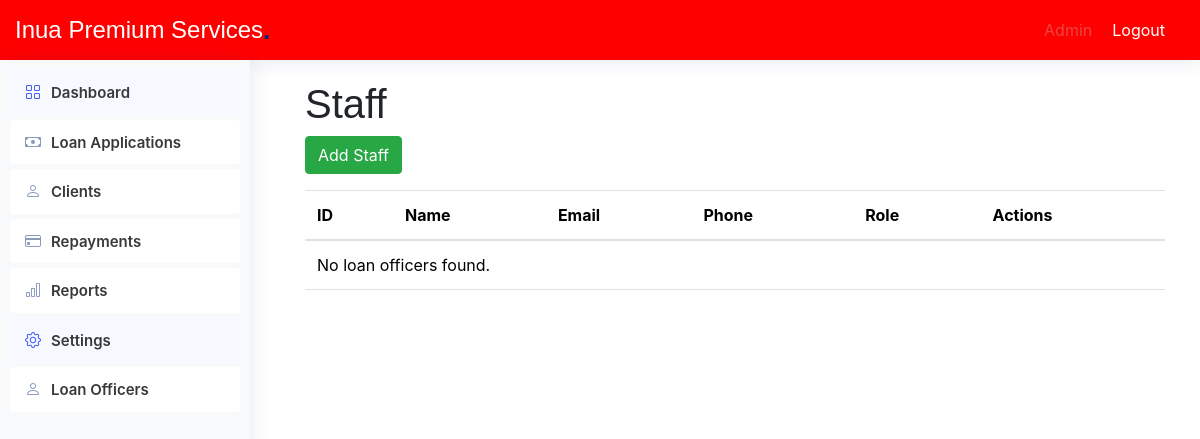
Before: /admin/staff.php with the older database file.
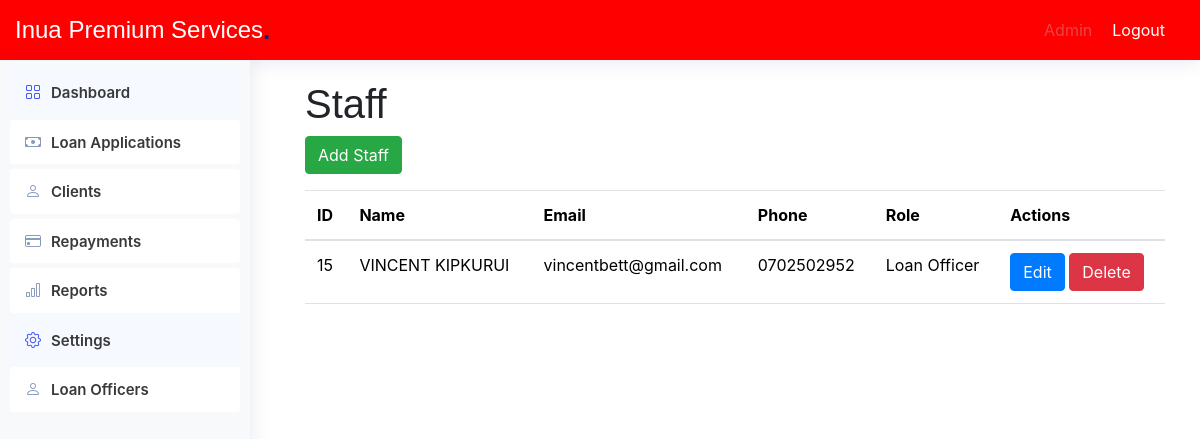
After: the same page with the newer database file.
### tables this page shows
CREATE TABLE `navigation_items` (
  `id` int(11) NOT NULL,
  `title` varchar(100) NOT NULL,
  `url` varchar(200) NOT NULL,
  `icon` varchar(50) DEFAULT NULL,
  `parent_id` int(11) DEFAULT NULL
);

CREATE TABLE `users` (
  `id` int(11) NOT NULL,
  `name` varchar(100) NOT NULL,
  `email` varchar(100) NOT NULL,
  `phone` varchar(10) NOT NULL,
  `password` varchar(255) NOT NULL,
  `is_active` varchar(30) NOT NULL DEFAULT 'inactive',
  `role_id` varchar(11) NOT NULL,
  `area` varchar(11) NOT NULL
);

CREATE TABLE `roles` (
  `id` int(11) NOT NULL,
  `name` varchar(100) NOT NULL
);

### includes/functions.php (called while the page is built, shortened)
<?php
function db_connect() {
    $host = 'localhost';
    $db = 'microfinance';
    $user = 'root';
    $pass = '';
    try {
        return new PDO("mysql:host=$host;dbname=$db", $user, $pass, [
            PDO::ATTR_ERRMODE => PDO::ERRMODE_EXCEPTION,
            PDO::ATTR_DEFAULT_FETCH_MODE => PDO::FETCH_ASSOC,
        ]);
    } catch (PDOException $e) {
        die('Connection failed: ' . $e->getMessage());
    }
}
function getUserRole($userId) {
    $conn = db_connect();
    $stmt = $conn->prepare("SELECT role_id FROM users WHERE id = ?");
    $stmt->execute([$userId]);
    return $stmt->fetchColumn();
}
function getLoanOfficers() {
    include 'db.php';
    $sql = "SELECT * FROM users WHERE role_id = 2";
    $result = $conn->query($sql);
    $loanOfficers = [];
    if ($result->num_rows > 0) {
        while ($row = $result->fetch_assoc()) {
            $loanOfficers[] = $row;
        }
    }
    return $loanOfficers;
}
function getRole($id) {
    $conn = db_connect();
    $stmt = $conn->prepare("SELECT * FROM roles WHERE id = ?");
    $stmt->execute([$id]);
    return $stmt->fetch();
}
function getNavigationItems($roleId) {
    try {
        $conn = db_connect();
        $stmt = $conn->prepare("
            SELECT ni.id, ni.title, ni.url, ni.icon, ni.parent_id
            FROM navigation_items ni
            INNER JOIN navigation_item_roles nir ON ni.id = nir.navigation_item_id
            WHERE nir.role_id = :role_id ORDER BY ni.id ASC
        ");
        $stmt->execute([':role_id' => $roleId]);
        $result = $stmt->fetchAll(PDO::FETCH_ASSOC);
        return $result ?: [];
    } catch (PDOException $e) {
        error_log('Database query error: ' . $e->getMessage());
        return [];
    } finally {
        $conn = null;
    }
}
?>

### admin/staff.php (the view, shortened to what this page needs)
<?php
include_once("../includes/functions.php");
$loanOfficers = getLoanOfficers();
?>
<!DOCTYPE html>
<html lang="en">
<head>
    <link rel="stylesheet" href="https://cdnjs.cloudflare.com/ajax/libs/bootstrap/5.3.3/css/bootstrap.min.css" />
    <link href="assets/vendor/bootstrap/css/bootstrap.min.css" rel="stylesheet">
    <link href="assets/vendor/bootstrap-icons/bootstrap-icons.css" rel="stylesheet">
    <link href="assets/css/style.css" rel="stylesheet">
</head>
<body class="admin-page">
    <?php
    include("includes/header.php");
    include("../includes/sidebar.php");
    ?>
    <main class="main">
        <section id="loan-officers" class="loan-officers section">
            <div class="container">
                <h1>Staff</h1>
                <button class="btn btn-success mb-3" data-bs-toggle="modal" data-bs-target="#addLoanOfficerModal">Add Staff</button>
                <div class="table-container">
                    <table class="table">
                        <thead>
                            <tr>
                                <th>ID</th>
                                <th>Name</th>
                                <th>Email</th>
                                <th>Phone</th>
                                <th>Role</th>
                                <th>Actions</th>
                            </tr>
                        </thead>
                        <tbody>
                            <?php if (!empty($loanOfficers)): ?>
                                <?php foreach ($loanOfficers as $officer): ?>
                                    <tr>
                                        <td><?php echo htmlspecialchars($officer['id']); ?></td>
                                        <td><?php echo htmlspecialchars($officer['name']); ?></td>
                                        <td><?php echo htmlspecialchars($officer['email']); ?></td>
                                        <td><?php echo htmlspecialchars($officer['phone']); ?></td>
                                        <td><?php echo getRole($officer['role_id'])['name'];?></td>
                                        <td>
                                            <a href="edit_loan_officer.php?id=<?php echo htmlspecialchars($officer['id']); ?>" class="btn btn-primary">Edit</a>
                                            <a href="delete_loan_officer.php?id=<?php echo htmlspecialchars($officer['id']); ?>" class="btn btn-danger">Delete</a>
                                        </td>
                                    </tr>
                                <?php endforeach; ?>
                            <?php else: ?>
                                <tr>
                                    <td colspan="6">No loan officers found.</td>
                                </tr>
                            <?php endif; ?>
                        </tbody>
                    </table>
                </div>
            </div>
        </section>
    </main>
</body>
</html>

### admin/includes/header.php (shortened to what this page needs)
<header id="header" class="header" style="background-color:red">
        <div class="container-fluid d-flex align-items-center justify-content-between">
            <a href="index.html" class="logo d-flex align-items-center me-auto me-xl-0">
                <h1 class="sitename">Inua Premium Services</h1><span>.</span>
            </a>
            <nav id="navmenu" class="navmenu">
                <ul>
                    <li><a href="admin.php" class="active">Admin</a></li>
                    <li><a href="index.php?logout=1">Logout</a></li>
                </ul>
            </nav>
        </div>
    </header>

### includes/sidebar.php (shortened to what this page needs)
<?php
$userId = 1;
$roleId = getUserRole($userId);
$navItems = getNavigationItems($roleId);
function renderNavItems($items, $parentId = NULL) {
    $html = '';
    foreach ($items as $item) {
        if ($item['parent_id'] == $parentId) {
            $subItems = array_filter($items, function($i) use ($item) {
                return $i['parent_id'] == $item['id'];
            });
            $hasSubItems = !empty($subItems);
            $html .= '<li class="nav-item">';
            $html .= '<a class="nav-link' . ($hasSubItems ? ' collapsed' : '') . '" href="' . $item['url'] . '"';
            if ($hasSubItems) {
                $html .= ' data-bs-toggle="collapse" data-bs-target="#collapse-' . $item['id'] . '" aria-expanded="false" aria-controls="collapse-' . $item['id'] . '"';
            }
            $html .= '>';
            if ($item['icon']) {
                $html .= '<i class="' . $item['icon'] . '" title="' . $item['title'] . '"></i>';
            }
            $html .= '<span>' . $item['title'] . '</span>';
            $html .= '</a>';
            if ($hasSubItems) {
                $html .= '<ul id="collapse-' . $item['id'] . '" class="collapse list-unstyled">';
                $html .= renderNavItems($items, $item['id']);
                $html .= '</ul>';
            }
            $html .= '</li>';
        }
    }
    return $html;
}
?>
<!DOCTYPE html>
<html lang="en">
<head>
    <link rel="stylesheet" href="../assets/css/bootstrap.min.css">
</head>
<body>
    <aside class="sidebar">
        <ul class="sidebar-nav" id="sidebar-nav">
            <?= renderNavItems($navItems) ?>
        </ul>
    </aside>
</body>
</html>

### admin/assets/css/style.css (style rules this page uses)
:root { scroll-behavior: smooth; }
body { font-family: "Open Sans", sans-serif; background: #f6f9ff; color: #444444; }
a { color: #4154f1; text-decoration: none; }
h1, h2, h3, h4, h5, h6 { font-family: "Nunito", sans-serif; }
.logo { line-height: 1; }
@media (min-width: 1200px) { .logo { width: 280px; } }
.logo span { font-size: 26px; font-weight: 700; color: #012970; font-family: "Nunito", sans-serif; }
.header { transition: all 0.5s; z-index: 997; height: 60px; box-shadow: 0px 2px 20px rgba(1, 41, 112, 0.1); background-color: #fff; padding-left: 20px; }
.sidebar { position: fixed; top: 60px; left: 0; bottom: 0; width: 300px; z-index: 996; transition: all 0.3s; padding: 20px; overflow-y: auto; scrollbar-width: thin; scrollbar-color: #aab7cf transparent; box-shadow: 0px 0px 20px rgba(1, 41, 112, 0.1); background-color: #fff; }
.sidebar-nav { padding: 0; margin: 0; list-style: none; }
.sidebar-nav li { padding: 0; margin: 0; list-style: none; }
.sidebar-nav .nav-item { margin-bottom: 5px; }
.sidebar-nav .nav-link { display: flex; align-items: center; font-size: 15px; font-weight: 600; color: #4154f1; transition: 0.3; background: #f6f9ff; padding: 10px 15px; border-radius: 4px; }
.sidebar-nav .nav-link i { font-size: 16px; margin-right: 10px; color: #4154f1; }
.sidebar-nav .nav-link.collapsed { color: #012970; background: #fff; }
.sidebar-nav .nav-link.collapsed i { color: #899bbd; }

### admin/staff.php (style rules this page uses)
body { background-color: #ffffff; color: #212529; font-family: 'Open Sans', sans-serif; margin: 0; }
.header { background-color: #e84545; color: #ffffff; padding: 10px 0; display: flex; justify-content: space-between; align-items: center; }
.header .logo h1 { color: #ffffff; margin: 0; font-size: 24px; }
.header .navmenu ul { list-style: none; padding: 0; margin: 0; display: flex; }
.header .navmenu ul li { margin-right: 20px; }
.header .navmenu ul li a { color: #ffffff; text-decoration: none; }
.header .navmenu ul li a.active, .header .navmenu ul li a:hover { color: #e84545; }
.sidebar { background-color: #ffffff; color: #3a3939; padding: 20px; width: 250px; position: fixed; height: 100%; overflow: auto; }
.sidebar .nav-item .nav-link { color: #3a3939; padding: 10px 15px; text-decoration: none; display: block; }
.main { margin-left: 270px; padding: 20px; }
.table-container { overflow-x: auto; }

### includes/sidebar.php (style rules this page uses)
.sidebar { background-color: #f8f9fa; padding: 10px; height: 100vh; width: 250px; position: fixed; }
.sidebar .nav-link { color: #333; display: block; padding: 10px; text-decoration: none; }

Changed rows visible on the page:
added users: id "15", name "VINCENT KIPKURUI", email "vincentbett@gmail.com", phone "0702502952", role.name "Loan Officer"
Other visible differences:
text no longer shown: "No loan officers found."
